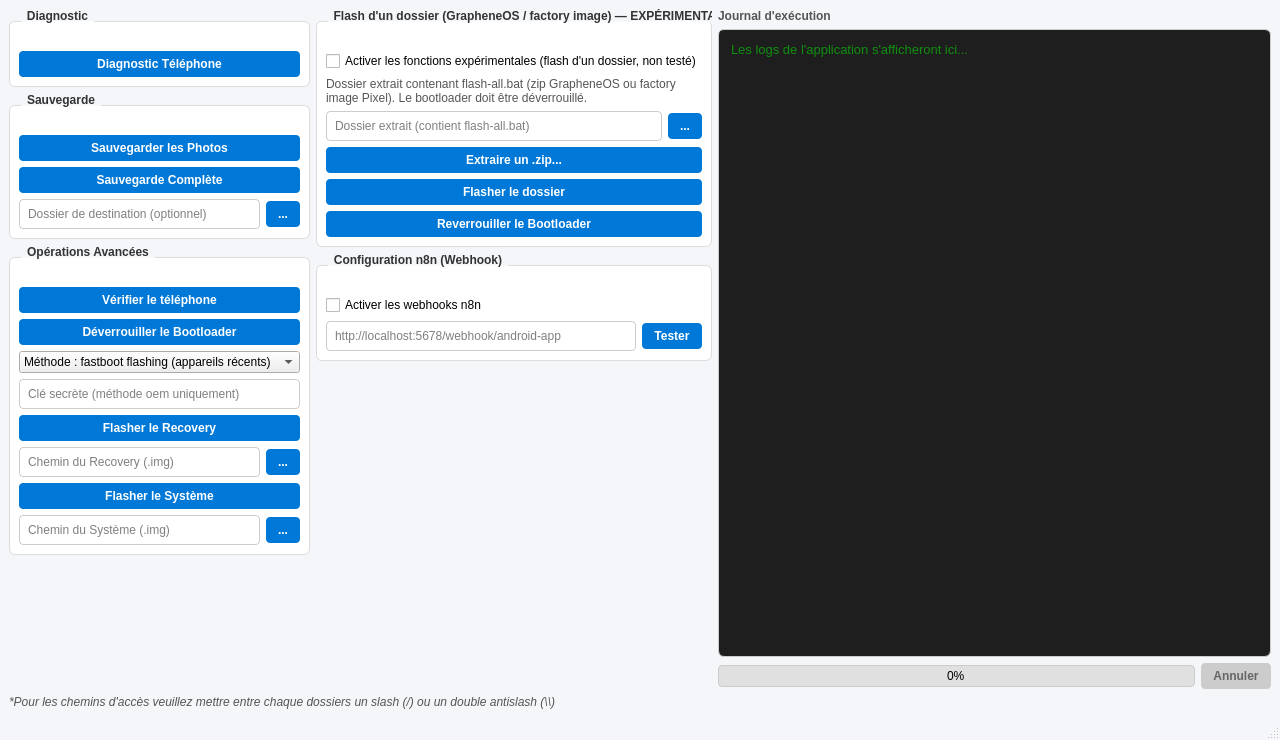
<?xml version="1.0" encoding="UTF-8"?>
<ui version="4.0">
 <class>MainWindow</class>
 <widget class="QMainWindow" name="MainWindow">
  <property name="geometry">
   <rect>
    <x>0</x>
    <y>0</y>
    <width>1280</width>
    <height>740</height>
   </rect>
  </property>
  <property name="windowTitle">
   <string>Boîte à outils Android</string>
  </property>
  <property name="styleSheet">
   <string notr="true">QMainWindow {
    background-color: #f4f6f9;
}
QGroupBox {
    font-weight: bold;
    border: 1px solid #dcdcdc;
    border-radius: 6px;
    margin-top: 12px;
    padding-top: 20px;
    background-color: #ffffff;
}
QGroupBox::title {
    subcontrol-origin: margin;
    left: 12px;
    padding: 0 4px 0 4px;
    color: #333333;
}
QPushButton {
    background-color: #0078d7;
    color: white;
    border-radius: 4px;
    padding: 6px 12px;
    font-weight: bold;
    border: none;
}
QPushButton:hover {
    background-color: #005a9e;
}
QPushButton:pressed {
    background-color: #004578;
}
QPushButton:disabled {
    background-color: #cccccc;
    color: #666666;
}
QLineEdit {
    border: 1px solid #cccccc;
    border-radius: 4px;
    padding: 6px;
    background-color: #ffffff;
}
QLineEdit:focus {
    border: 1px solid #0078d7;
}
QPlainTextEdit {
    background-color: #1e1e1e;
    color: #00ff00;
    font-family: Consolas, &quot;Courier New&quot;, monospace;
    font-size: 10pt;
    border: 1px solid #cccccc;
    border-radius: 6px;
    padding: 8px;
}
QProgressBar {
    border: 1px solid #cccccc;
    border-radius: 4px;
    text-align: center;
    background-color: #e0e0e0;
    height: 20px;
}
QProgressBar::chunk {
    background-color: #0078d7;
    border-radius: 3px;
}
QLabel {
    color: #555555;
    font-size: 9pt;
}</string>
  </property>
  <widget class="QWidget" name="centralwidget">
   <layout class="QVBoxLayout" name="verticalLayoutMain">
    <item>
     <layout class="QHBoxLayout" name="horizontalLayoutContent" stretch="0,0,1">
      <item>
       <layout class="QVBoxLayout" name="verticalLayoutLeft" stretch="0,0,0,1">
        <item>
         <widget class="QGroupBox" name="groupBoxDiagnostic">
          <property name="title">
           <string>Diagnostic</string>
          </property>
          <layout class="QVBoxLayout" name="verticalLayoutDiagnostic">
           <item>
            <widget class="QPushButton" name="btnDiagnostic">
             <property name="text">
              <string>Diagnostic Téléphone</string>
             </property>
            </widget>
           </item>
          </layout>
         </widget>
        </item>
        <item>
         <widget class="QGroupBox" name="groupBoxBackup">
          <property name="title">
           <string>Sauvegarde</string>
          </property>
          <layout class="QVBoxLayout" name="verticalLayoutBackup">
           <item>
            <widget class="QPushButton" name="btnSauvegarde">
             <property name="text">
              <string>Sauvegarder les Photos</string>
             </property>
            </widget>
           </item>
           <item>
            <widget class="QPushButton" name="btnSauvegardeTotale">
             <property name="text">
              <string>Sauvegarde Complète</string>
             </property>
            </widget>
           </item>
           <item>
            <layout class="QHBoxLayout" name="horizontalLayoutBackupPath">
             <item>
              <widget class="QLineEdit" name="inputPathCaseBackup">
               <property name="placeholderText">
                <string>Dossier de destination (optionnel)</string>
               </property>
              </widget>
             </item>
             <item>
              <widget class="QPushButton" name="btnBrowseCaseBackup">
               <property name="maximumSize">
                <size>
                 <width>40</width>
                 <height>16777215</height>
                </size>
               </property>
               <property name="text">
                <string>...</string>
               </property>
              </widget>
             </item>
            </layout>
           </item>
          </layout>
         </widget>
        </item>
        <item>
         <widget class="QGroupBox" name="groupBoxAdvanced">
          <property name="title">
           <string>Opérations Avancées</string>
          </property>
          <layout class="QVBoxLayout" name="verticalLayoutAdvanced">
           <item>
            <widget class="QPushButton" name="btnDetecter">
             <property name="text">
              <string>Vérifier le téléphone</string>
             </property>
            </widget>
           </item>
           <item>
            <widget class="QPushButton" name="btnUnlock">
             <property name="text">
              <string>Déverrouiller le Bootloader</string>
             </property>
            </widget>
           </item>
           <item>
            <widget class="QComboBox" name="comboVerrouMethode">
             <property name="toolTip">
              <string>Commande utilisée pour déverrouiller / reverrouiller le bootloader. « flashing » convient à la plupart des appareils récents (Pixel...), « oem » aux anciens appareils.</string>
             </property>
             <item>
              <property name="text">
               <string>Méthode : fastboot flashing (appareils récents)</string>
              </property>
             </item>
             <item>
              <property name="text">
               <string>Méthode : fastboot oem (anciens appareils)</string>
              </property>
             </item>
            </widget>
           </item>
           <item>
            <widget class="QLineEdit" name="inputCodeSecret">
             <property name="toolTip">
              <string>Utilisée uniquement avec la méthode « oem ».</string>
             </property>
             <property name="echoMode">
              <enum>QLineEdit::EchoMode::Password</enum>
             </property>
             <property name="placeholderText">
              <string>Clé secrète (méthode oem uniquement)</string>
             </property>
            </widget>
           </item>
           <item>
            <widget class="QPushButton" name="btnFlashRecovery">
             <property name="text">
              <string>Flasher le Recovery</string>
             </property>
            </widget>
           </item>
           <item>
            <layout class="QHBoxLayout" name="horizontalLayoutRecovery">
             <item>
              <widget class="QLineEdit" name="inputPathRecovery">
               <property name="placeholderText">
                <string>Chemin du Recovery (.img)</string>
               </property>
              </widget>
             </item>
             <item>
              <widget class="QPushButton" name="btnBrowseRecovery">
               <property name="maximumSize">
                <size>
                 <width>40</width>
                 <height>16777215</height>
                </size>
               </property>
               <property name="text">
                <string>...</string>
               </property>
              </widget>
             </item>
            </layout>
           </item>
           <item>
            <widget class="QPushButton" name="btnFlashSystem">
             <property name="text">
              <string>Flasher le Système</string>
             </property>
            </widget>
           </item>
           <item>
            <layout class="QHBoxLayout" name="horizontalLayoutSystem">
             <item>
              <widget class="QLineEdit" name="inputPathSystem">
               <property name="placeholderText">
                <string>Chemin du Système (.img)</string>
               </property>
              </widget>
             </item>
             <item>
              <widget class="QPushButton" name="btnBrowseSystem">
               <property name="maximumSize">
                <size>
                 <width>40</width>
                 <height>16777215</height>
                </size>
               </property>
               <property name="text">
                <string>...</string>
               </property>
              </widget>
             </item>
            </layout>
           </item>
          </layout>
         </widget>
        </item>
        <item>
         <spacer name="verticalSpacerLeft">
          <property name="orientation">
           <enum>Qt::Orientation::Vertical</enum>
          </property>
          <property name="sizeHint" stdset="0">
           <size>
            <width>20</width>
            <height>40</height>
           </size>
          </property>
         </spacer>
        </item>
       </layout>
      </item>
      <item>
       <layout class="QVBoxLayout" name="verticalLayoutMiddle" stretch="0,0,1">
        <item>
         <widget class="QGroupBox" name="groupBoxFactory">
          <property name="title">
           <string>Flash d'un dossier (GrapheneOS / factory image) — EXPÉRIMENTAL</string>
          </property>
          <layout class="QVBoxLayout" name="verticalLayoutFactory">
           <item>
            <widget class="QCheckBox" name="chkExperimental">
             <property name="text">
              <string>Activer les fonctions expérimentales (flash d'un dossier, non testé)</string>
             </property>
            </widget>
           </item>
           <item>
            <widget class="QLabel" name="lblFactoryInfo">
             <property name="text">
              <string>Dossier extrait contenant flash-all.bat (zip GrapheneOS ou factory image Pixel). Le bootloader doit être déverrouillé.</string>
             </property>
             <property name="wordWrap">
              <bool>true</bool>
             </property>
            </widget>
           </item>
           <item>
            <layout class="QHBoxLayout" name="horizontalLayoutFactoryPath">
             <item>
              <widget class="QLineEdit" name="inputPathFactory">
               <property name="placeholderText">
                <string>Dossier extrait (contient flash-all.bat)</string>
               </property>
              </widget>
             </item>
             <item>
              <widget class="QPushButton" name="btnBrowseFactory">
               <property name="maximumSize">
                <size>
                 <width>40</width>
                 <height>16777215</height>
                </size>
               </property>
               <property name="text">
                <string>...</string>
               </property>
              </widget>
             </item>
            </layout>
           </item>
           <item>
            <widget class="QPushButton" name="btnExtraireZip">
             <property name="text">
              <string>Extraire un .zip...</string>
             </property>
            </widget>
           </item>
           <item>
            <widget class="QPushButton" name="btnFlashFactory">
             <property name="text">
              <string>Flasher le dossier</string>
             </property>
            </widget>
           </item>
           <item>
            <widget class="QPushButton" name="btnRelock">
             <property name="text">
              <string>Reverrouiller le Bootloader</string>
             </property>
            </widget>
           </item>
          </layout>
         </widget>
        </item>
        <item>
         <widget class="QGroupBox" name="groupBoxWebhook">
          <property name="title">
           <string>Configuration n8n (Webhook)</string>
          </property>
          <layout class="QVBoxLayout" name="verticalLayoutWebhook">
           <item>
            <widget class="QCheckBox" name="chkWebhookEnabled">
             <property name="text">
              <string>Activer les webhooks n8n</string>
             </property>
            </widget>
           </item>
           <item>
            <layout class="QHBoxLayout" name="horizontalLayoutWebhook">
             <item>
              <widget class="QLineEdit" name="inputWebhookUrl">
               <property name="placeholderText">
                <string>http://localhost:5678/webhook/android-app</string>
               </property>
              </widget>
             </item>
             <item>
              <widget class="QPushButton" name="btnTestWebhook">
               <property name="text">
                <string>Tester</string>
               </property>
              </widget>
             </item>
            </layout>
           </item>
          </layout>
         </widget>
        </item>
        <item>
         <spacer name="verticalSpacerMiddle">
          <property name="orientation">
           <enum>Qt::Orientation::Vertical</enum>
          </property>
          <property name="sizeHint" stdset="0">
           <size>
            <width>20</width>
            <height>40</height>
           </size>
          </property>
         </spacer>
        </item>
       </layout>
      </item>
      <item>
       <layout class="QVBoxLayout" name="verticalLayoutRight">
        <item>
         <widget class="QLabel" name="lblLogsTitle">
          <property name="font">
           <font>
            <pointsize>9</pointsize>
            <bold>true</bold>
           </font>
          </property>
          <property name="text">
           <string>Journal d'exécution</string>
          </property>
         </widget>
        </item>
        <item>
         <widget class="QPlainTextEdit" name="txtLogs">
          <property name="readOnly">
           <bool>true</bool>
          </property>
          <property name="placeholderText">
           <string>Les logs de l'application s'afficheront ici...</string>
          </property>
         </widget>
        </item>
        <item>
         <layout class="QHBoxLayout" name="horizontalLayoutProgress" stretch="1,0">
          <item>
           <widget class="QProgressBar" name="barreProgression">
            <property name="value">
             <number>0</number>
            </property>
           </widget>
          </item>
          <item>
           <widget class="QPushButton" name="btnAnnuler">
            <property name="enabled">
             <bool>false</bool>
            </property>
            <property name="styleSheet">
             <string notr="true">QPushButton { background-color: #c42b1c; }
QPushButton:hover { background-color: #a52318; }
QPushButton:disabled { background-color: #cccccc; color: #666666; }</string>
            </property>
            <property name="text">
             <string>Annuler</string>
            </property>
           </widget>
          </item>
         </layout>
        </item>
       </layout>
      </item>
     </layout>
    </item>
    <item>
     <widget class="QLabel" name="lblFooter">
      <property name="font">
       <font>
        <pointsize>9</pointsize>
        <italic>true</italic>
       </font>
      </property>
      <property name="text">
       <string>&lt;html&gt;&lt;head/&gt;&lt;body&gt;&lt;p&gt;*Pour les chemins d'accès veuillez mettre entre chaque dossiers un slash (/) ou un double antislash (\\)&lt;/p&gt;&lt;/body&gt;&lt;/html&gt;</string>
      </property>
     </widget>
    </item>
   </layout>
  </widget>
  <widget class="QMenuBar" name="menubar">
   <property name="geometry">
    <rect>
     <x>0</x>
     <y>0</y>
     <width>1280</width>
     <height>18</height>
    </rect>
   </property>
  </widget>
  <widget class="QStatusBar" name="statusbar"/>
 </widget>
 <resources/>
 <connections/>
</ui>
